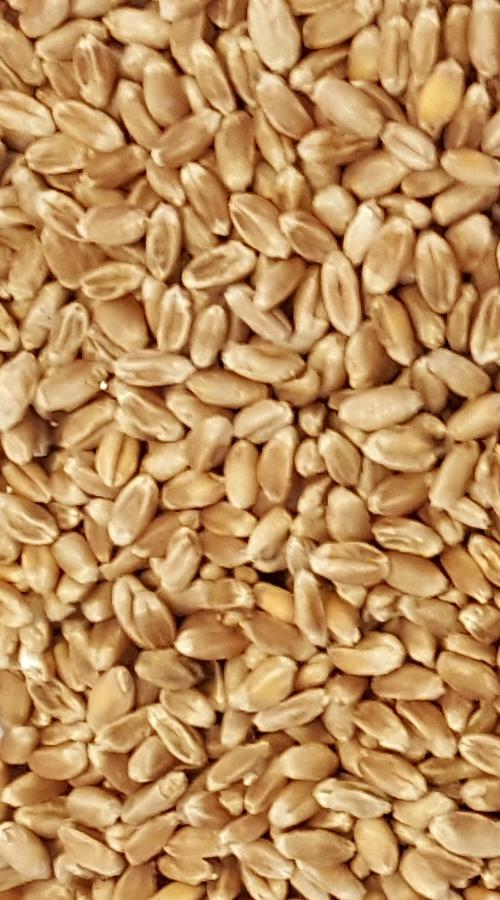
#> input picture img/graan.jpeg, 500 x 900 px
$ python makeimage.py
#> lines starting #> are read from the running program, lines starting #| are printed output that depends on the picture
from PIL import Image
import numpy
image1 = Image.open("img/graan.jpeg")
#> image1 is the input picture: PIL image 500x900 RGB; mean R, G, B 188.3, 143.5, 92.9
image2 = Image.open("img/red.jpeg")
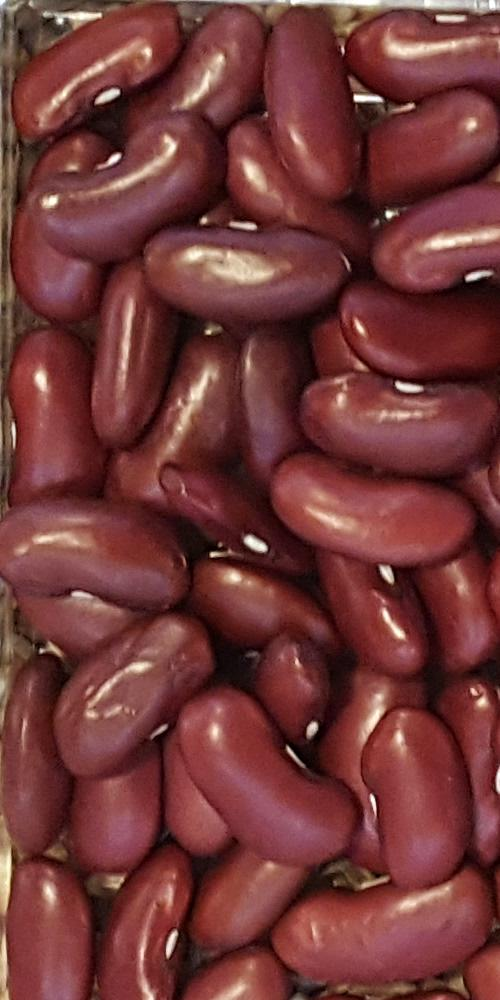
#> input picture img/red.jpeg, 500 x 1000 px
#> image2 is the input picture: PIL image 500x1000 RGB; mean R, G, B 114.5, 56.4, 55.6

(width1, height1) = image1.size
#> width1 = 500; height1 = 900
(width2, height2) = image2.size
#> width2 = 500; height2 = 1000

resw = width1 + width2
#> resw = 1000
#resh = numpy.max(height1,height2)

result = Image.new('RGB', (resw, height1))
#> result: PIL image 1000x900 RGB; every value is 0
result.paste(im=image1, box=(0,0))
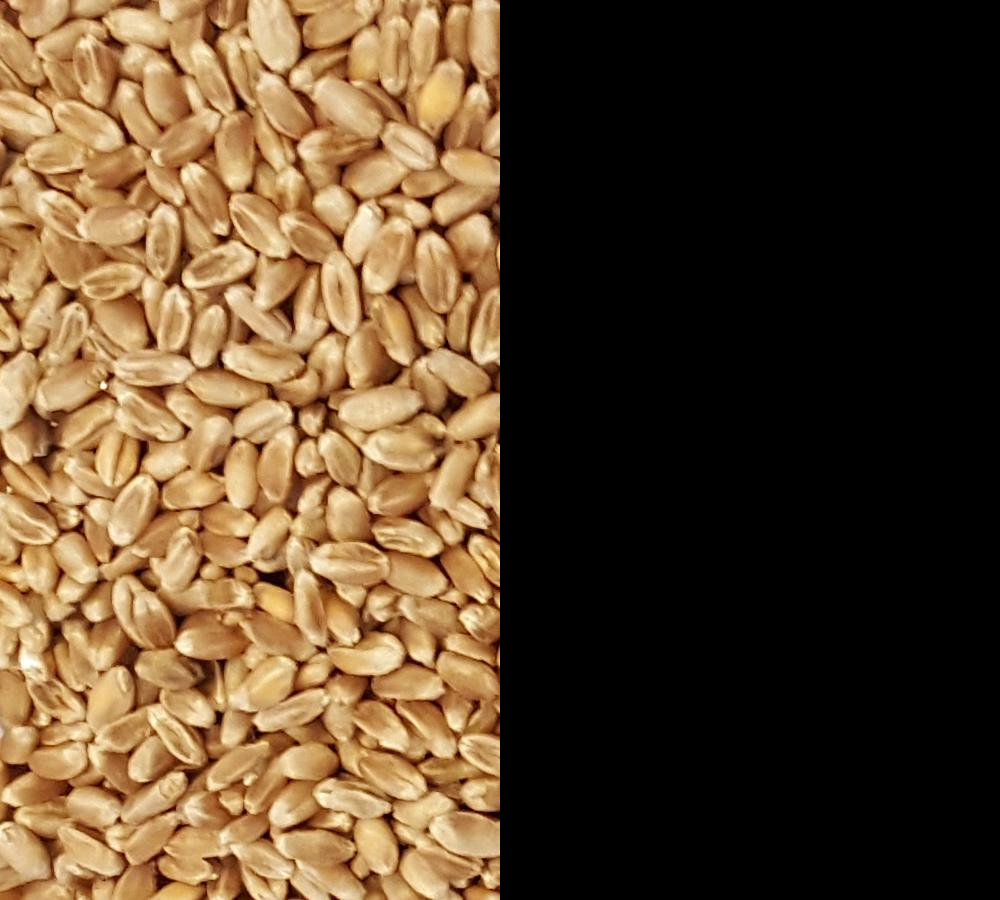
#> result: PIL image 1000x900 RGB; mean R, G, B 94.2, 71.8, 46.5
result.paste(im=image2, box=(width1, 0))
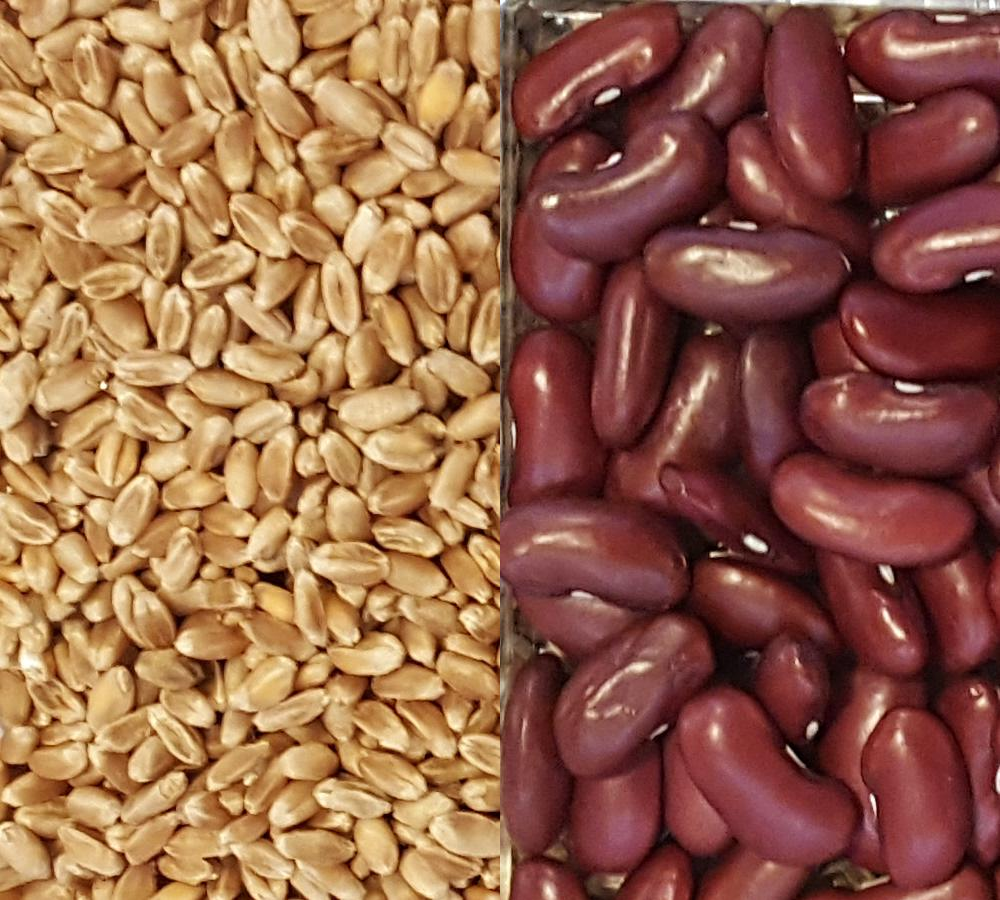
#> result: PIL image 1000x900 RGB; mean R, G, B 150.7, 99.7, 74
#result.show()
result.save('img/pic.jpeg')
